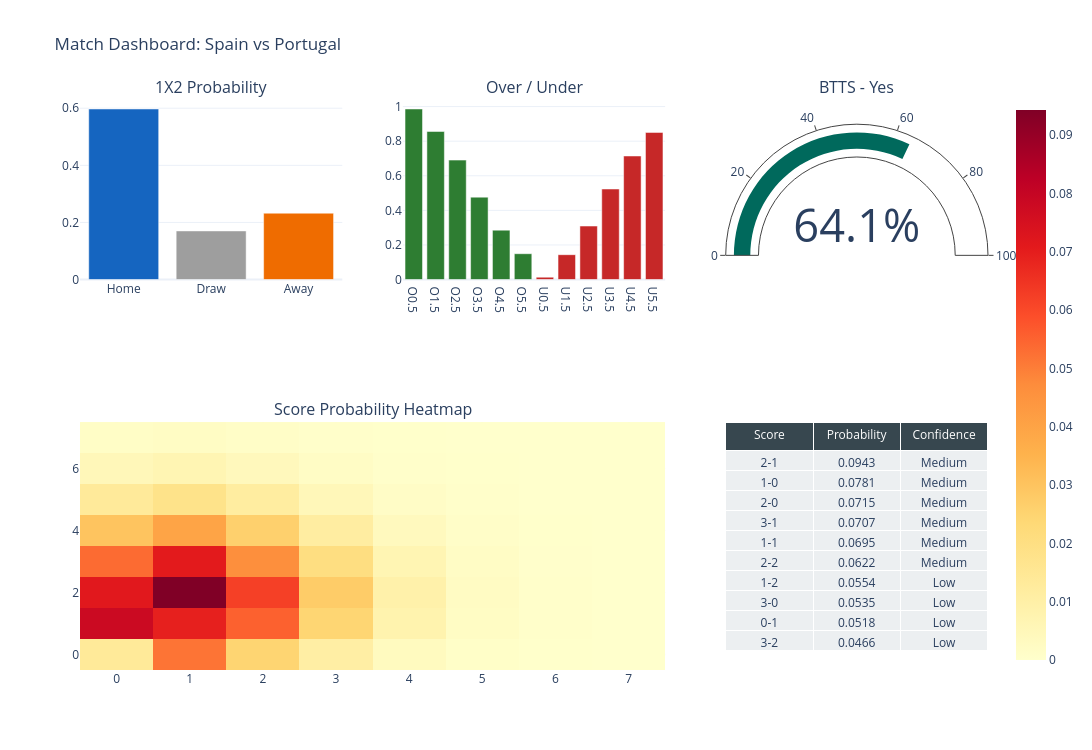

Write notebook code for a chart like this one.
### Code cell
spain_vs_portugal_fig = create_match_dashboard('Spain', 'Portugal')
spain_vs_portugal_fig.show()

### Figure 1 — Plotly figure (JSON) as saved in the notebook; plotly's stock layout.template omitted (floating-point values rounded to 4 significant figures)
{"data": [{"marker": {"color": ["#1565C0", "#9E9E9E", "#EF6C00"]}, "showlegend": false, "type": "bar", "x": ["Home", "Draw", "Away"], "xaxis": "x", "y": [0.5973, 0.1703, 0.2324], "yaxis": "y"}, {"marker": {"color": "#2E7D32"}, "name": "Over", "type": "bar", "x": ["O0.5", "O1.5", "O2.5", "O3.5", "O4.5", "O5.5"], "xaxis": "x2", "y": [0.9862, 0.8562, 0.6906, 0.4765, 0.2856, 0.1494], "yaxis": "y2"}, {"marker": {"color": "#C62828"}, "name": "Under", "type": "bar", "x": ["U0.5", "U1.5", "U2.5", "U3.5", "U4.5", "U5.5"], "xaxis": "x2", "y": [0.01382, 0.1438, 0.3094, 0.5235, 0.7144, 0.8506], "yaxis": "y2"}, {"domain": {"x": [0.7111, 1], "y": [0.685, 1]}, "gauge": {"axis": {"range": [0, 100]}, "bar": {"color": "#00695C"}}, "mode": "gauge+number", "number": {"suffix": "%"}, "type": "indicator", "value": 64.06}, {"colorscale": [[0, "rgb(255,255,204)"], [0.125, "rgb(255,237,160)"], [0.25, "rgb(254,217,118)"], [0.375, "rgb(254,178,76)"], [0.5, "rgb(253,141,60)"], [0.625, "rgb(252,78,42)"], [0.75, "rgb(227,26,28)"], [0.875, "rgb(189,0,38)"], [1, "rgb(128,0,38)"]], "hovertemplate": "Home %{y} - Away %{x}<br>P=%{z:.4f}<extra></extra>", "showscale": true, "type": "heatmap", "x": [0, 1, 2, 3, 4, 5, 6, 7], "xaxis": "x3", "y": [0, 1, 2, 3, 4, 5, 6, 7], "yaxis": "y3", "z": [[0.01382, 0.05185, 0.02465, 0.01084, 0.003577, 0.000944, 0.0002076, 3.914e-05], [0.07811, 0.06946, 0.05539, 0.02437, 0.008038, 0.002122, 0.0004666, 8.796e-05], [0.07148, 0.09433, 0.06224, 0.02738, 0.009032, 0.002384, 0.0005243, 9.884e-05], [0.05355, 0.07066, 0.04662, 0.02051, 0.006766, 0.001786, 0.0003927, 7.404e-05], [0.03008, 0.0397, 0.02619, 0.01152, 0.003801, 0.001003, 0.0002206, 4.16e-05], [0.01352, 0.01784, 0.01177, 0.005179, 0.001708, 0.0004509, 9.917e-05, 1.87e-05], [0.005064, 0.006683, 0.00441, 0.00194, 0.0006399, 0.0001689, 3.714e-05, 7.002e-06], [0.001626, 0.002146, 0.001416, 0.0006227, 0.0002054, 5.422e-05, 1.192e-05, 2.248e-06]]}, {"cells": {"fill": {"color": "#ECEFF1"}, "values": [["2-1", "1-0", "2-0", "3-1", "1-1", "2-2", "1-2", "3-0", "0-1", "3-2"], [0.0943, 0.0781, 0.0715, 0.0707, 0.0695, 0.0622, 0.0554, 0.0535, 0.0518, 0.0466], ["Medium", "Medium", "Medium", "Medium", "Medium", "Medium", "Low", "Low", "Low", "Low"]]}, "domain": {"x": [0.7111, 1], "y": [0, 0.435]}, "header": {"fill": {"color": "#37474F"}, "font": {"color": "white"}, "values": ["Score", "Probability", "Confidence"]}, "type": "table"}], "layout": {"annotations": [{"font": {"size": 16}, "showarrow": false, "text": "1X2 Probability", "x": 0.1444, "xanchor": "center", "xref": "paper", "y": 1, "yanchor": "bottom", "yref": "paper"}, {"font": {"size": 16}, "showarrow": false, "text": "Over / Under", "x": 0.5, "xanchor": "center", "xref": "paper", "y": 1, "yanchor": "bottom", "yref": "paper"}, {"font": {"size": 16}, "showarrow": false, "text": "BTTS - Yes", "x": 0.8556, "xanchor": "center", "xref": "paper", "y": 1, "yanchor": "bottom", "yref": "paper"}, {"font": {"size": 16}, "showarrow": false, "text": "Score Probability Heatmap", "x": 0.3222, "xanchor": "center", "xref": "paper", "y": 0.435, "yanchor": "bottom", "yref": "paper"}], "height": 750, "showlegend": false, "title": {"text": "Match Dashboard: Spain vs Portugal"}, "width": 1150, "xaxis": {"anchor": "y", "domain": [0, 0.2889]}, "xaxis2": {"anchor": "y2", "domain": [0.3556, 0.6444]}, "xaxis3": {"anchor": "y3", "domain": [0, 0.6444]}, "yaxis": {"anchor": "x", "domain": [0.685, 1]}, "yaxis2": {"anchor": "x2", "domain": [0.685, 1]}, "yaxis3": {"anchor": "x3", "domain": [0, 0.435]}}}
